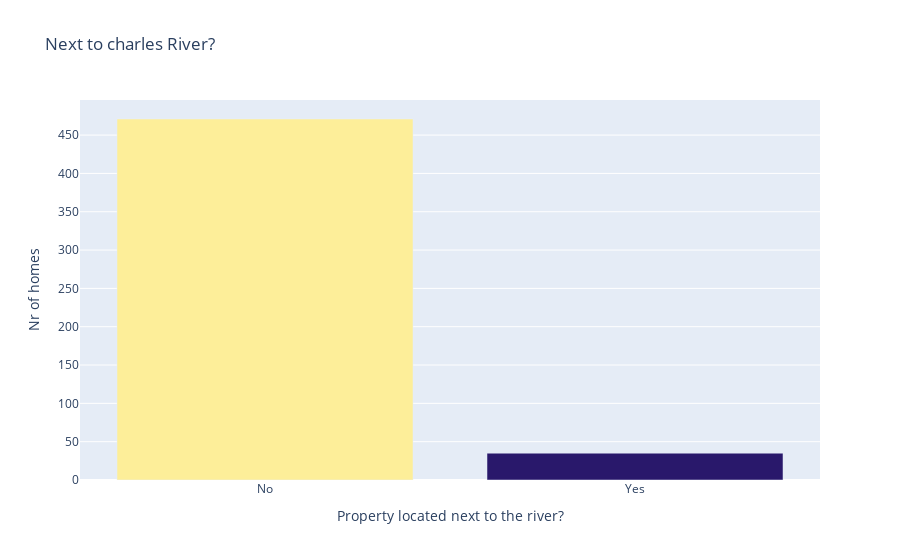

The cell this chart's notebook holds for it:
### Markdown cell above
#### Next to the River? ⛵️

**Challenge**

Create a bar chart with plotly for CHAS to show many more homes are away from the river versus next to it. The bar chart should look something like this:

<img src=https://i.imgur.com/AHwoQ6l.png height=350>

You can make your life easier by providing a list of values for the x-axis (e.g., `x=['No', 'Yes']`)

### Code cell
river_access=data["CHAS"].value_counts()
bar=px.bar(x=["No","Yes"],
           y=river_access.values,
           color=river_access.values,
           color_continuous_scale=px.colors.sequential.haline,
           title="Next to charles River?")
bar.update_layout(xaxis_title="Property located next to the river? ",
                  yaxis_title="Nr of homes",
                  coloraxis_showscale=False)

### Figure 1 — Plotly figure (JSON) as saved in the notebook; plotly's stock layout.template omitted (floating-point values rounded to 4 significant figures)
{"data": [{"alignmentgroup": "True", "hovertemplate": "x=%{x}<br>y=%{y}<br>color=%{marker.color}<extra></extra>", "legendgroup": "", "marker": {"color": [471, 35], "coloraxis": "coloraxis", "pattern": {"shape": ""}}, "name": "", "offsetgroup": "", "orientation": "v", "showlegend": false, "textposition": "auto", "type": "bar", "x": ["No", "Yes"], "xaxis": "x", "y": [471, 35], "yaxis": "y"}], "layout": {"barmode": "relative", "coloraxis": {"colorbar": {"title": {"text": "color"}}, "colorscale": [[0, "rgb(41, 24, 107)"], [0.09091, "rgb(42, 35, 160)"], [0.1818, "rgb(15, 71, 153)"], [0.2727, "rgb(18, 95, 142)"], [0.3636, "rgb(38, 116, 137)"], [0.4545, "rgb(53, 136, 136)"], [0.5455, "rgb(65, 157, 133)"], [0.6364, "rgb(81, 178, 124)"], [0.7273, "rgb(111, 198, 107)"], [0.8182, "rgb(160, 214, 91)"], [0.9091, "rgb(212, 225, 112)"], [1, "rgb(253, 238, 153)"]], "showscale": false}, "legend": {"tracegroupgap": 0}, "title": {"text": "Next to charles River?"}, "xaxis": {"anchor": "y", "domain": [0, 1], "title": {"text": "Property located next to the river? "}}, "yaxis": {"anchor": "x", "domain": [0, 1], "title": {"text": "Nr of homes"}}}}
